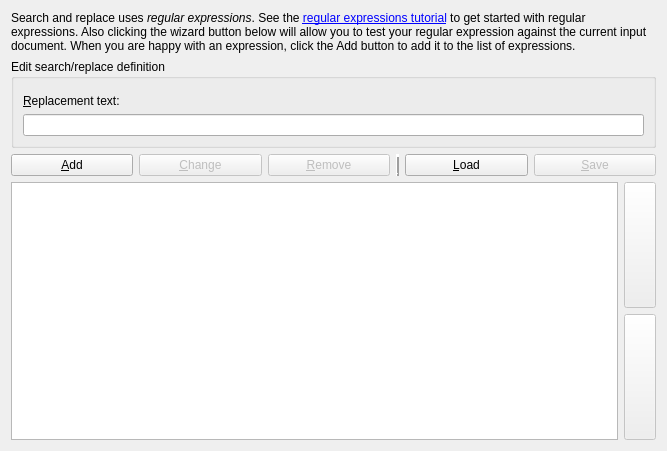
<?xml version="1.0" encoding="UTF-8"?>
<ui version="4.0">
 <class>Form</class>
 <widget class="QWidget" name="Form">
  <property name="geometry">
   <rect>
    <x>0</x>
    <y>0</y>
    <width>667</width>
    <height>451</height>
   </rect>
  </property>
  <property name="sizePolicy">
   <sizepolicy hsizetype="Minimum" vsizetype="Preferred">
    <horstretch>0</horstretch>
    <verstretch>0</verstretch>
   </sizepolicy>
  </property>
  <property name="windowTitle">
   <string>Form</string>
  </property>
  <layout class="QGridLayout" name="gridLayout_4">
   <property name="sizeConstraint">
    <enum>QLayout::SetDefaultConstraint</enum>
   </property>
   <item row="1" column="0">
    <widget class="QGroupBox" name="groupBox">
     <property name="sizePolicy">
      <sizepolicy hsizetype="Minimum" vsizetype="Preferred">
       <horstretch>0</horstretch>
       <verstretch>0</verstretch>
      </sizepolicy>
     </property>
     <property name="title">
      <string>Edit search/replace definition</string>
     </property>
     <layout class="QGridLayout" name="gridLayout_2">
      <property name="sizeConstraint">
       <enum>QLayout::SetMinimumSize</enum>
      </property>
      <item row="0" column="0">
       <widget class="RegexEdit" name="sr_search" native="true">
        <property name="sizePolicy">
         <sizepolicy hsizetype="Minimum" vsizetype="Preferred">
          <horstretch>0</horstretch>
          <verstretch>0</verstretch>
         </sizepolicy>
        </property>
       </widget>
      </item>
      <item row="1" column="0">
       <widget class="QLabel" name="label_4">
        <property name="sizePolicy">
         <sizepolicy hsizetype="Minimum" vsizetype="Preferred">
          <horstretch>0</horstretch>
          <verstretch>0</verstretch>
         </sizepolicy>
        </property>
        <property name="text">
         <string>&amp;Replacement text:</string>
        </property>
        <property name="buddy">
         <cstring>sr_replace</cstring>
        </property>
       </widget>
      </item>
      <item row="2" column="0">
       <widget class="QLineEdit" name="sr_replace">
        <property name="sizePolicy">
         <sizepolicy hsizetype="Minimum" vsizetype="Fixed">
          <horstretch>0</horstretch>
          <verstretch>0</verstretch>
         </sizepolicy>
        </property>
       </widget>
      </item>
     </layout>
    </widget>
   </item>
   <item row="2" column="0">
    <layout class="QHBoxLayout" name="buttonsLayout">
     <property name="spacing">
      <number>-1</number>
     </property>
     <property name="leftMargin">
      <number>0</number>
     </property>
     <item>
      <widget class="QPushButton" name="sr_add">
       <property name="toolTip">
        <string>Add the current expression to the list of expressions that will be applied</string>
       </property>
       <property name="text">
        <string>&amp;Add</string>
       </property>
      </widget>
     </item>
     <item>
      <widget class="QPushButton" name="sr_change">
       <property name="enabled">
        <bool>false</bool>
       </property>
       <property name="toolTip">
        <string>Edit the currently selected expression</string>
       </property>
       <property name="text">
        <string>&amp;Change</string>
       </property>
      </widget>
     </item>
     <item>
      <widget class="QPushButton" name="sr_remove">
       <property name="enabled">
        <bool>false</bool>
       </property>
       <property name="toolTip">
        <string>Remove the currently selected expression</string>
       </property>
       <property name="text">
        <string>&amp;Remove</string>
       </property>
      </widget>
     </item>
     <item>
      <widget class="QFrame" name="frame">
       <property name="frameShape">
        <enum>QFrame::VLine</enum>
       </property>
       <property name="frameShadow">
        <enum>QFrame::Raised</enum>
       </property>
       <property name="lineWidth">
        <number>3</number>
       </property>
      </widget>
     </item>
     <item>
      <widget class="QPushButton" name="sr_load">
       <property name="toolTip">
        <string>Load a list of expressions from a previously saved file</string>
       </property>
       <property name="text">
        <string>&amp;Load</string>
       </property>
      </widget>
     </item>
     <item>
      <widget class="QPushButton" name="sr_save">
	    <property name="enabled">
		  <bool>false</bool>
	    </property>
        <property name="toolTip">
          <string>Save this list of expressions so that you can re-use it easily</string>
        </property>
        <property name="text">
          <string>&amp;Save</string>
        </property>
      </widget>
     </item>
    </layout>
   </item>
   <item row="3" column="0">
     <layout class="QHBoxLayout" name="searchReplaceLayout">
	   <property name="spacing">
	     <number>-1</number>
	   </property>
	   <property name="leftMargin">
	     <number>0</number>
	   </property>
	   <item>
         <widget class="QTableWidget" name="search_replace">
           <property name="selectionMode">
             <enum>QAbstractItemView::SingleSelection</enum>
           </property>
           <property name="selectionBehavior">
             <enum>QAbstractItemView::SelectRows</enum>
           </property>
         </widget>
	   </item>
	   <item>
	     <layout class="QVBoxLayout" name="positionLayout">
		   <item>
             <widget class="QPushButton" name="sr_up">
			   <property name="sizePolicy">
			     <sizepolicy hsizetype="Minimum" vsizetype="Ignored">
                   <horstretch>0</horstretch>
                   <verstretch>0</verstretch>
                 </sizepolicy>
               </property>
               <property name="maximumSize">
                 <size>
                   <width>32</width>
                   <height>16777215</height>
                 </size>
			   </property>
			   <property name="enabled">
                 <bool>false</bool>
               </property>
               <property name="toolTip">
				 <string>Move expression up.</string>
			   </property>
               <property name="icon">
                 <iconset>
                    <normaloff>:/images/arrow-up.png</normaloff>:/images/arrow-up.png</iconset>
               </property>
             </widget>
           </item>
		   <item>
             <widget class="QPushButton" name="sr_down">
			   <property name="sizePolicy">
			     <sizepolicy hsizetype="Minimum" vsizetype="Ignored">
                   <horstretch>0</horstretch>
                   <verstretch>0</verstretch>
                 </sizepolicy>
               </property>
               <property name="maximumSize">
                 <size>
                   <width>32</width>
                   <height>16777215</height>
                 </size>
			   </property>
			   <property name="enabled">
                 <bool>false</bool>
               </property>
 			   <property name="toolTip">
				  <string>Move expression down.</string>
			   </property>
			   <property name="icon">
                 <iconset>
                    <normaloff>:/images/arrow-down.png</normaloff>:/images/arrow-down.png</iconset>
               </property>
             </widget>
           </item>
		 </layout>
	   </item>
	 </layout>
   </item>
   <item row="0" column="0">
    <widget class="QLabel" name="rh_label">
     <property name="text">
      <string>&lt;p&gt;Search and replace uses &lt;i&gt;regular expressions&lt;/i&gt;. See the &lt;a href=&quot;%s&quot;&gt;regular expressions tutorial&lt;/a&gt; to get started with regular expressions. Also clicking the wizard button below will allow you to test your regular expression against the current input document. When you are happy with an expression, click the Add button to add it to the list of expressions.</string>
     </property>
     <property name="wordWrap">
      <bool>true</bool>
     </property>
     <property name="openExternalLinks">
      <bool>true</bool>
     </property>
    </widget>
   </item>
  </layout>
 </widget>
 <customwidgets>
  <customwidget>
   <class>RegexEdit</class>
   <extends>QWidget</extends>
   <header>calibre.gui2.convert.regex_builder.h</header>
   <container>1</container>
  </customwidget>
 </customwidgets>
 <resources>
  <include location="../../../../resources/images.qrc"/>
 </resources>
 <connections/>
</ui>
